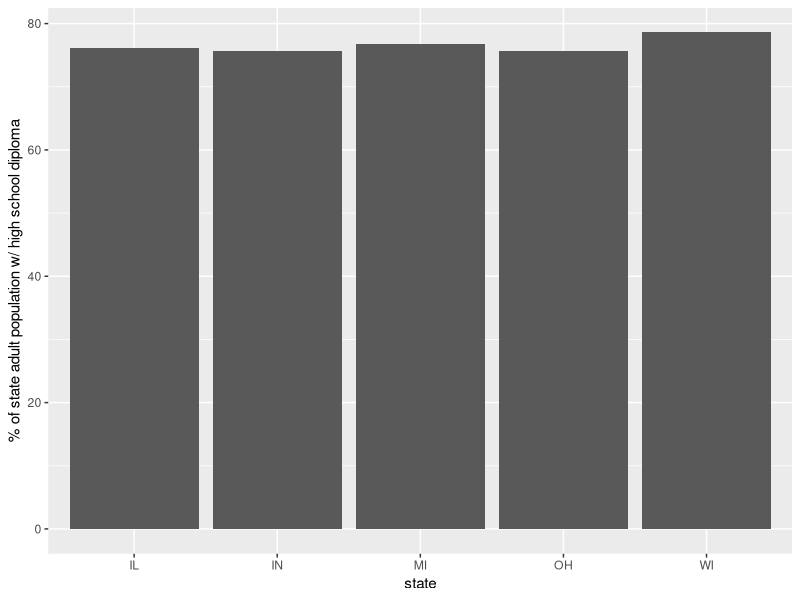
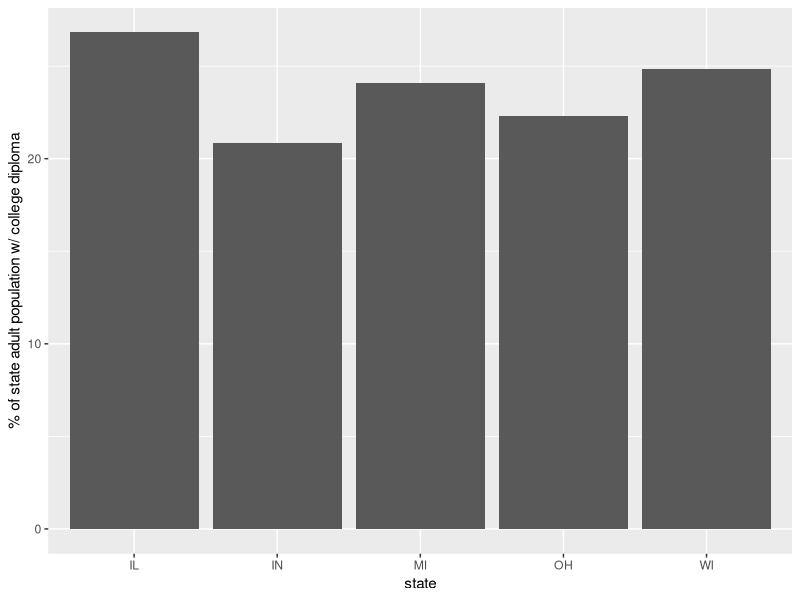

Write the R code that produced these figures, in order.
library(GGally)
library(ggplot2)
data(midwest)


# 1. Professional Employment by State

# Using Interpretation A from Piazza

# Get number of professionals in each county from percprof and population of adults
midwest$proftotal = (midwest$percprof / 100) * midwest$popadults

# Group by state, summing the number of professionals and population of adults from each county
agg_by_state <- aggregate(midwest[c('proftotal', 'popadults')], by=list(state=midwest$state), "sum")

# Calculate the percentage of adults in each state with professional employment
agg_by_state$percprof_state = 100 * agg_by_state$proftotal / agg_by_state$popadults

print(agg_by_state)

# Plot percentage of adults with professional employment for each state
# ggplot(data=agg_by_state, aes(x=state, y=percprof_state)) +
#   geom_bar(stat="identity") +
#   ylab('% of state adult population w/ professional employment')


# 2. School and College Education by State

# Plot perchsd against percollege to visualize correlation
# qplot(data=midwest, x=perchsd, y=percollege, color=state)

# Calculate correlation coefficient
cor(midwest$perchsd, midwest$percollege)

# Calculate percentage of adults in each state with a high school diploma. Do the same for college diploma.

midwest$hsdtotal = (midwest$perchsd / 100) * midwest$popadults
midwest$collegetotal = (midwest$percollege / 100) * midwest$popadults
agg_by_state <- aggregate(midwest[c('hsdtotal', 'collegetotal', 'popadults')], by=list(state=midwest$state), "sum")
agg_by_state$perchsd_state = 100 * agg_by_state$hsdtotal / agg_by_state$popadults
agg_by_state$percollege_state = 100 * agg_by_state$collegetotal / agg_by_state$popadults

print(agg_by_state)

ggplot(data=agg_by_state, aes(x=state, y=perchsd_state)) +
  geom_bar(stat="identity") +
  ylab('% of state adult population w/ high school diploma')

ggplot(data=agg_by_state, aes(x=state, y=percollege_state)) +
  geom_bar(stat="identity") +
  ylab('% of state adult population w/ college diploma')

# df <- midwest[c('perchsd', 'percollege', 'state')]
# ggpairs(df[c('perchsd', 'percollege', 'state')])


# 3. Comparison of Visualization Techniques


# 4. Random Scatterplots


# 5. Diamonds